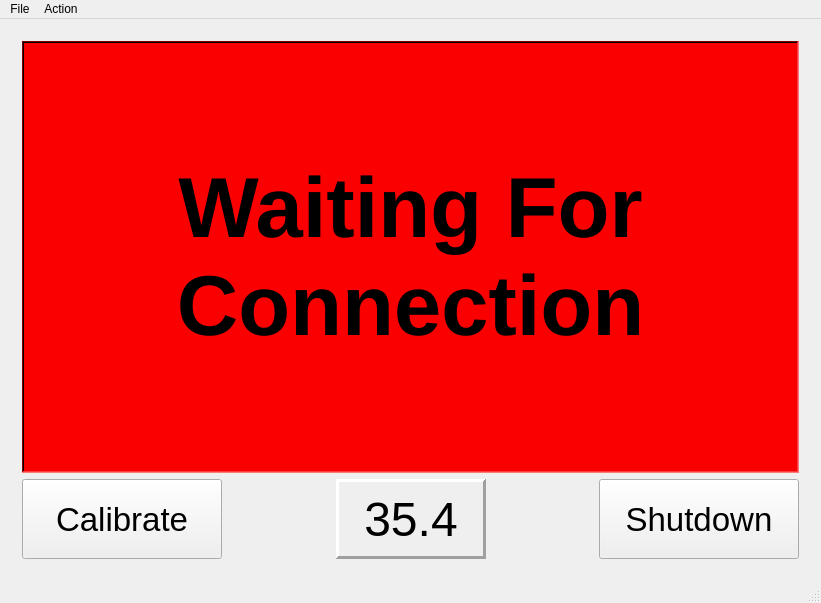
<?xml version="1.0" encoding="UTF-8"?>
<ui version="4.0">
 <class>MainWindow</class>
 <widget class="QMainWindow" name="MainWindow">
  <property name="geometry">
   <rect>
    <x>0</x>
    <y>0</y>
    <width>821</width>
    <height>603</height>
   </rect>
  </property>
  <property name="windowTitle">
   <string>MainWindow</string>
  </property>
  <widget class="QWidget" name="centralWidget">
   <layout class="QVBoxLayout" name="verticalLayout">
    <item>
     <widget class="QStackedWidget" name="widgetStack">
      <property name="currentIndex">
       <number>0</number>
      </property>
      <widget class="QWidget" name="connectPage">
       <layout class="QVBoxLayout" name="verticalLayout_2" stretch="1,0">
        <item>
         <widget class="QLabel" name="connectLbl">
          <property name="palette">
           <palette>
            <active>
             <colorrole role="WindowText">
              <brush brushstyle="SolidPattern">
               <color alpha="255">
                <red>0</red>
                <green>0</green>
                <blue>0</blue>
               </color>
              </brush>
             </colorrole>
             <colorrole role="Button">
              <brush brushstyle="SolidPattern">
               <color alpha="255">
                <red>250</red>
                <green>0</green>
                <blue>0</blue>
               </color>
              </brush>
             </colorrole>
             <colorrole role="Light">
              <brush brushstyle="SolidPattern">
               <color alpha="255">
                <red>255</red>
                <green>120</green>
                <blue>120</blue>
               </color>
              </brush>
             </colorrole>
             <colorrole role="Midlight">
              <brush brushstyle="SolidPattern">
               <color alpha="255">
                <red>252</red>
                <green>60</green>
                <blue>60</blue>
               </color>
              </brush>
             </colorrole>
             <colorrole role="Dark">
              <brush brushstyle="SolidPattern">
               <color alpha="255">
                <red>125</red>
                <green>0</green>
                <blue>0</blue>
               </color>
              </brush>
             </colorrole>
             <colorrole role="Mid">
              <brush brushstyle="SolidPattern">
               <color alpha="255">
                <red>167</red>
                <green>0</green>
                <blue>0</blue>
               </color>
              </brush>
             </colorrole>
             <colorrole role="Text">
              <brush brushstyle="SolidPattern">
               <color alpha="255">
                <red>0</red>
                <green>0</green>
                <blue>0</blue>
               </color>
              </brush>
             </colorrole>
             <colorrole role="BrightText">
              <brush brushstyle="SolidPattern">
               <color alpha="255">
                <red>255</red>
                <green>255</green>
                <blue>255</blue>
               </color>
              </brush>
             </colorrole>
             <colorrole role="ButtonText">
              <brush brushstyle="SolidPattern">
               <color alpha="255">
                <red>0</red>
                <green>0</green>
                <blue>0</blue>
               </color>
              </brush>
             </colorrole>
             <colorrole role="Base">
              <brush brushstyle="SolidPattern">
               <color alpha="255">
                <red>255</red>
                <green>255</green>
                <blue>255</blue>
               </color>
              </brush>
             </colorrole>
             <colorrole role="Window">
              <brush brushstyle="SolidPattern">
               <color alpha="255">
                <red>250</red>
                <green>0</green>
                <blue>0</blue>
               </color>
              </brush>
             </colorrole>
             <colorrole role="Shadow">
              <brush brushstyle="SolidPattern">
               <color alpha="255">
                <red>0</red>
                <green>0</green>
                <blue>0</blue>
               </color>
              </brush>
             </colorrole>
             <colorrole role="AlternateBase">
              <brush brushstyle="SolidPattern">
               <color alpha="255">
                <red>252</red>
                <green>127</green>
                <blue>127</blue>
               </color>
              </brush>
             </colorrole>
             <colorrole role="ToolTipBase">
              <brush brushstyle="SolidPattern">
               <color alpha="255">
                <red>255</red>
                <green>255</green>
                <blue>220</blue>
               </color>
              </brush>
             </colorrole>
             <colorrole role="ToolTipText">
              <brush brushstyle="SolidPattern">
               <color alpha="255">
                <red>0</red>
                <green>0</green>
                <blue>0</blue>
               </color>
              </brush>
             </colorrole>
            </active>
            <inactive>
             <colorrole role="WindowText">
              <brush brushstyle="SolidPattern">
               <color alpha="255">
                <red>0</red>
                <green>0</green>
                <blue>0</blue>
               </color>
              </brush>
             </colorrole>
             <colorrole role="Button">
              <brush brushstyle="SolidPattern">
               <color alpha="255">
                <red>250</red>
                <green>0</green>
                <blue>0</blue>
               </color>
              </brush>
             </colorrole>
             <colorrole role="Light">
              <brush brushstyle="SolidPattern">
               <color alpha="255">
                <red>255</red>
                <green>120</green>
                <blue>120</blue>
               </color>
              </brush>
             </colorrole>
             <colorrole role="Midlight">
              <brush brushstyle="SolidPattern">
               <color alpha="255">
                <red>252</red>
                <green>60</green>
                <blue>60</blue>
               </color>
              </brush>
             </colorrole>
             <colorrole role="Dark">
              <brush brushstyle="SolidPattern">
               <color alpha="255">
                <red>125</red>
                <green>0</green>
                <blue>0</blue>
               </color>
              </brush>
             </colorrole>
             <colorrole role="Mid">
              <brush brushstyle="SolidPattern">
               <color alpha="255">
                <red>167</red>
                <green>0</green>
                <blue>0</blue>
               </color>
              </brush>
             </colorrole>
             <colorrole role="Text">
              <brush brushstyle="SolidPattern">
               <color alpha="255">
                <red>0</red>
                <green>0</green>
                <blue>0</blue>
               </color>
              </brush>
             </colorrole>
             <colorrole role="BrightText">
              <brush brushstyle="SolidPattern">
               <color alpha="255">
                <red>255</red>
                <green>255</green>
                <blue>255</blue>
               </color>
              </brush>
             </colorrole>
             <colorrole role="ButtonText">
              <brush brushstyle="SolidPattern">
               <color alpha="255">
                <red>0</red>
                <green>0</green>
                <blue>0</blue>
               </color>
              </brush>
             </colorrole>
             <colorrole role="Base">
              <brush brushstyle="SolidPattern">
               <color alpha="255">
                <red>255</red>
                <green>255</green>
                <blue>255</blue>
               </color>
              </brush>
             </colorrole>
             <colorrole role="Window">
              <brush brushstyle="SolidPattern">
               <color alpha="255">
                <red>250</red>
                <green>0</green>
                <blue>0</blue>
               </color>
              </brush>
             </colorrole>
             <colorrole role="Shadow">
              <brush brushstyle="SolidPattern">
               <color alpha="255">
                <red>0</red>
                <green>0</green>
                <blue>0</blue>
               </color>
              </brush>
             </colorrole>
             <colorrole role="AlternateBase">
              <brush brushstyle="SolidPattern">
               <color alpha="255">
                <red>252</red>
                <green>127</green>
                <blue>127</blue>
               </color>
              </brush>
             </colorrole>
             <colorrole role="ToolTipBase">
              <brush brushstyle="SolidPattern">
               <color alpha="255">
                <red>255</red>
                <green>255</green>
                <blue>220</blue>
               </color>
              </brush>
             </colorrole>
             <colorrole role="ToolTipText">
              <brush brushstyle="SolidPattern">
               <color alpha="255">
                <red>0</red>
                <green>0</green>
                <blue>0</blue>
               </color>
              </brush>
             </colorrole>
            </inactive>
            <disabled>
             <colorrole role="WindowText">
              <brush brushstyle="SolidPattern">
               <color alpha="255">
                <red>125</red>
                <green>0</green>
                <blue>0</blue>
               </color>
              </brush>
             </colorrole>
             <colorrole role="Button">
              <brush brushstyle="SolidPattern">
               <color alpha="255">
                <red>250</red>
                <green>0</green>
                <blue>0</blue>
               </color>
              </brush>
             </colorrole>
             <colorrole role="Light">
              <brush brushstyle="SolidPattern">
               <color alpha="255">
                <red>255</red>
                <green>120</green>
                <blue>120</blue>
               </color>
              </brush>
             </colorrole>
             <colorrole role="Midlight">
              <brush brushstyle="SolidPattern">
               <color alpha="255">
                <red>252</red>
                <green>60</green>
                <blue>60</blue>
               </color>
              </brush>
             </colorrole>
             <colorrole role="Dark">
              <brush brushstyle="SolidPattern">
               <color alpha="255">
                <red>125</red>
                <green>0</green>
                <blue>0</blue>
               </color>
              </brush>
             </colorrole>
             <colorrole role="Mid">
              <brush brushstyle="SolidPattern">
               <color alpha="255">
                <red>167</red>
                <green>0</green>
                <blue>0</blue>
               </color>
              </brush>
             </colorrole>
             <colorrole role="Text">
              <brush brushstyle="SolidPattern">
               <color alpha="255">
                <red>125</red>
                <green>0</green>
                <blue>0</blue>
               </color>
              </brush>
             </colorrole>
             <colorrole role="BrightText">
              <brush brushstyle="SolidPattern">
               <color alpha="255">
                <red>255</red>
                <green>255</green>
                <blue>255</blue>
               </color>
              </brush>
             </colorrole>
             <colorrole role="ButtonText">
              <brush brushstyle="SolidPattern">
               <color alpha="255">
                <red>125</red>
                <green>0</green>
                <blue>0</blue>
               </color>
              </brush>
             </colorrole>
             <colorrole role="Base">
              <brush brushstyle="SolidPattern">
               <color alpha="255">
                <red>250</red>
                <green>0</green>
                <blue>0</blue>
               </color>
              </brush>
             </colorrole>
             <colorrole role="Window">
              <brush brushstyle="SolidPattern">
               <color alpha="255">
                <red>250</red>
                <green>0</green>
                <blue>0</blue>
               </color>
              </brush>
             </colorrole>
             <colorrole role="Shadow">
              <brush brushstyle="SolidPattern">
               <color alpha="255">
                <red>0</red>
                <green>0</green>
                <blue>0</blue>
               </color>
              </brush>
             </colorrole>
             <colorrole role="AlternateBase">
              <brush brushstyle="SolidPattern">
               <color alpha="255">
                <red>250</red>
                <green>0</green>
                <blue>0</blue>
               </color>
              </brush>
             </colorrole>
             <colorrole role="ToolTipBase">
              <brush brushstyle="SolidPattern">
               <color alpha="255">
                <red>255</red>
                <green>255</green>
                <blue>220</blue>
               </color>
              </brush>
             </colorrole>
             <colorrole role="ToolTipText">
              <brush brushstyle="SolidPattern">
               <color alpha="255">
                <red>0</red>
                <green>0</green>
                <blue>0</blue>
               </color>
              </brush>
             </colorrole>
            </disabled>
           </palette>
          </property>
          <property name="font">
           <font>
            <pointsize>64</pointsize>
            <weight>75</weight>
            <bold>true</bold>
           </font>
          </property>
          <property name="autoFillBackground">
           <bool>true</bool>
          </property>
          <property name="frameShape">
           <enum>QFrame::WinPanel</enum>
          </property>
          <property name="frameShadow">
           <enum>QFrame::Sunken</enum>
          </property>
          <property name="text">
           <string>Waiting For 
Connection</string>
          </property>
          <property name="alignment">
           <set>Qt::AlignCenter</set>
          </property>
         </widget>
        </item>
        <item>
         <layout class="QHBoxLayout" name="horizontalLayout">
          <item>
           <widget class="QPushButton" name="calibrateBtn_1">
            <property name="sizePolicy">
             <sizepolicy hsizetype="Fixed" vsizetype="Fixed">
              <horstretch>0</horstretch>
              <verstretch>0</verstretch>
             </sizepolicy>
            </property>
            <property name="minimumSize">
             <size>
              <width>200</width>
              <height>80</height>
             </size>
            </property>
            <property name="font">
             <font>
              <pointsize>25</pointsize>
             </font>
            </property>
            <property name="text">
             <string>Calibrate</string>
            </property>
           </widget>
          </item>
          <item>
           <spacer name="horizontalSpacer">
            <property name="orientation">
             <enum>Qt::Horizontal</enum>
            </property>
            <property name="sizeHint" stdset="0">
             <size>
              <width>40</width>
              <height>20</height>
             </size>
            </property>
           </spacer>
          </item>
          <item>
           <widget class="QLabel" name="weighLbl_1">
            <property name="sizePolicy">
             <sizepolicy hsizetype="Fixed" vsizetype="Preferred">
              <horstretch>0</horstretch>
              <verstretch>0</verstretch>
             </sizepolicy>
            </property>
            <property name="minimumSize">
             <size>
              <width>150</width>
              <height>0</height>
             </size>
            </property>
            <property name="font">
             <font>
              <pointsize>36</pointsize>
             </font>
            </property>
            <property name="frameShape">
             <enum>QFrame::Panel</enum>
            </property>
            <property name="frameShadow">
             <enum>QFrame::Raised</enum>
            </property>
            <property name="lineWidth">
             <number>3</number>
            </property>
            <property name="text">
             <string>35.4</string>
            </property>
            <property name="alignment">
             <set>Qt::AlignCenter</set>
            </property>
           </widget>
          </item>
          <item>
           <spacer name="horizontalSpacer_4">
            <property name="orientation">
             <enum>Qt::Horizontal</enum>
            </property>
            <property name="sizeHint" stdset="0">
             <size>
              <width>40</width>
              <height>20</height>
             </size>
            </property>
           </spacer>
          </item>
          <item>
           <widget class="QPushButton" name="shutdownBtn_1">
            <property name="sizePolicy">
             <sizepolicy hsizetype="Fixed" vsizetype="Fixed">
              <horstretch>0</horstretch>
              <verstretch>0</verstretch>
             </sizepolicy>
            </property>
            <property name="minimumSize">
             <size>
              <width>200</width>
              <height>80</height>
             </size>
            </property>
            <property name="font">
             <font>
              <pointsize>25</pointsize>
             </font>
            </property>
            <property name="text">
             <string>Shutdown</string>
            </property>
           </widget>
          </item>
         </layout>
        </item>
       </layout>
      </widget>
      <widget class="QWidget" name="namesPage">
       <layout class="QVBoxLayout" name="verticalLayout_3">
        <item>
         <widget class="QListWidget" name="nameList">
          <property name="palette">
           <palette>
            <active>
             <colorrole role="WindowText">
              <brush brushstyle="SolidPattern">
               <color alpha="255">
                <red>0</red>
                <green>0</green>
                <blue>0</blue>
               </color>
              </brush>
             </colorrole>
             <colorrole role="Button">
              <brush brushstyle="SolidPattern">
               <color alpha="255">
                <red>235</red>
                <green>235</green>
                <blue>237</blue>
               </color>
              </brush>
             </colorrole>
             <colorrole role="Light">
              <brush brushstyle="SolidPattern">
               <color alpha="255">
                <red>255</red>
                <green>255</green>
                <blue>255</blue>
               </color>
              </brush>
             </colorrole>
             <colorrole role="Midlight">
              <brush brushstyle="SolidPattern">
               <color alpha="255">
                <red>245</red>
                <green>245</green>
                <blue>246</blue>
               </color>
              </brush>
             </colorrole>
             <colorrole role="Dark">
              <brush brushstyle="SolidPattern">
               <color alpha="255">
                <red>117</red>
                <green>117</green>
                <blue>118</blue>
               </color>
              </brush>
             </colorrole>
             <colorrole role="Mid">
              <brush brushstyle="SolidPattern">
               <color alpha="255">
                <red>157</red>
                <green>157</green>
                <blue>158</blue>
               </color>
              </brush>
             </colorrole>
             <colorrole role="Text">
              <brush brushstyle="SolidPattern">
               <color alpha="255">
                <red>0</red>
                <green>0</green>
                <blue>0</blue>
               </color>
              </brush>
             </colorrole>
             <colorrole role="BrightText">
              <brush brushstyle="SolidPattern">
               <color alpha="255">
                <red>255</red>
                <green>255</green>
                <blue>255</blue>
               </color>
              </brush>
             </colorrole>
             <colorrole role="ButtonText">
              <brush brushstyle="SolidPattern">
               <color alpha="255">
                <red>0</red>
                <green>0</green>
                <blue>0</blue>
               </color>
              </brush>
             </colorrole>
             <colorrole role="Base">
              <brush brushstyle="SolidPattern">
               <color alpha="255">
                <red>255</red>
                <green>255</green>
                <blue>255</blue>
               </color>
              </brush>
             </colorrole>
             <colorrole role="Window">
              <brush brushstyle="SolidPattern">
               <color alpha="255">
                <red>235</red>
                <green>235</green>
                <blue>237</blue>
               </color>
              </brush>
             </colorrole>
             <colorrole role="Shadow">
              <brush brushstyle="SolidPattern">
               <color alpha="255">
                <red>0</red>
                <green>0</green>
                <blue>0</blue>
               </color>
              </brush>
             </colorrole>
             <colorrole role="AlternateBase">
              <brush brushstyle="SolidPattern">
               <color alpha="255">
                <red>245</red>
                <green>245</green>
                <blue>246</blue>
               </color>
              </brush>
             </colorrole>
             <colorrole role="ToolTipBase">
              <brush brushstyle="SolidPattern">
               <color alpha="255">
                <red>255</red>
                <green>255</green>
                <blue>220</blue>
               </color>
              </brush>
             </colorrole>
             <colorrole role="ToolTipText">
              <brush brushstyle="SolidPattern">
               <color alpha="255">
                <red>0</red>
                <green>0</green>
                <blue>0</blue>
               </color>
              </brush>
             </colorrole>
            </active>
            <inactive>
             <colorrole role="WindowText">
              <brush brushstyle="SolidPattern">
               <color alpha="255">
                <red>0</red>
                <green>0</green>
                <blue>0</blue>
               </color>
              </brush>
             </colorrole>
             <colorrole role="Button">
              <brush brushstyle="SolidPattern">
               <color alpha="255">
                <red>235</red>
                <green>235</green>
                <blue>237</blue>
               </color>
              </brush>
             </colorrole>
             <colorrole role="Light">
              <brush brushstyle="SolidPattern">
               <color alpha="255">
                <red>255</red>
                <green>255</green>
                <blue>255</blue>
               </color>
              </brush>
             </colorrole>
             <colorrole role="Midlight">
              <brush brushstyle="SolidPattern">
               <color alpha="255">
                <red>245</red>
                <green>245</green>
                <blue>246</blue>
               </color>
              </brush>
             </colorrole>
             <colorrole role="Dark">
              <brush brushstyle="SolidPattern">
               <color alpha="255">
                <red>117</red>
                <green>117</green>
                <blue>118</blue>
               </color>
              </brush>
             </colorrole>
             <colorrole role="Mid">
              <brush brushstyle="SolidPattern">
               <color alpha="255">
                <red>157</red>
                <green>157</green>
                <blue>158</blue>
               </color>
              </brush>
             </colorrole>
             <colorrole role="Text">
              <brush brushstyle="SolidPattern">
               <color alpha="255">
                <red>0</red>
                <green>0</green>
                <blue>0</blue>
               </color>
              </brush>
             </colorrole>
             <colorrole role="BrightText">
              <brush brushstyle="SolidPattern">
               <color alpha="255">
                <red>255</red>
                <green>255</green>
                <blue>255</blue>
               </color>
              </brush>
             </colorrole>
             <colorrole role="ButtonText">
              <brush brushstyle="SolidPattern">
               <color alpha="255">
                <red>0</red>
                <green>0</green>
                <blue>0</blue>
               </color>
              </brush>
             </colorrole>
             <colorrole role="Base">
              <brush brushstyle="SolidPattern">
               <color alpha="255">
                <red>255</red>
                <green>255</green>
                <blue>255</blue>
               </color>
              </brush>
             </colorrole>
             <colorrole role="Window">
              <brush brushstyle="SolidPattern">
               <color alpha="255">
                <red>235</red>
                <green>235</green>
                <blue>237</blue>
               </color>
              </brush>
             </colorrole>
             <colorrole role="Shadow">
              <brush brushstyle="SolidPattern">
               <color alpha="255">
                <red>0</red>
                <green>0</green>
                <blue>0</blue>
               </color>
              </brush>
             </colorrole>
             <colorrole role="AlternateBase">
              <brush brushstyle="SolidPattern">
               <color alpha="255">
                <red>245</red>
                <green>245</green>
                <blue>246</blue>
               </color>
              </brush>
             </colorrole>
             <colorrole role="ToolTipBase">
              <brush brushstyle="SolidPattern">
               <color alpha="255">
                <red>255</red>
                <green>255</green>
                <blue>220</blue>
               </color>
              </brush>
             </colorrole>
             <colorrole role="ToolTipText">
              <brush brushstyle="SolidPattern">
               <color alpha="255">
                <red>0</red>
                <green>0</green>
                <blue>0</blue>
               </color>
              </brush>
             </colorrole>
            </inactive>
            <disabled>
             <colorrole role="WindowText">
              <brush brushstyle="SolidPattern">
               <color alpha="255">
                <red>117</red>
                <green>117</green>
                <blue>118</blue>
               </color>
              </brush>
             </colorrole>
             <colorrole role="Button">
              <brush brushstyle="SolidPattern">
               <color alpha="255">
                <red>235</red>
                <green>235</green>
                <blue>237</blue>
               </color>
              </brush>
             </colorrole>
             <colorrole role="Light">
              <brush brushstyle="SolidPattern">
               <color alpha="255">
                <red>255</red>
                <green>255</green>
                <blue>255</blue>
               </color>
              </brush>
             </colorrole>
             <colorrole role="Midlight">
              <brush brushstyle="SolidPattern">
               <color alpha="255">
                <red>245</red>
                <green>245</green>
                <blue>246</blue>
               </color>
              </brush>
             </colorrole>
             <colorrole role="Dark">
              <brush brushstyle="SolidPattern">
               <color alpha="255">
                <red>117</red>
                <green>117</green>
                <blue>118</blue>
               </color>
              </brush>
             </colorrole>
             <colorrole role="Mid">
              <brush brushstyle="SolidPattern">
               <color alpha="255">
                <red>157</red>
                <green>157</green>
                <blue>158</blue>
               </color>
              </brush>
             </colorrole>
             <colorrole role="Text">
              <brush brushstyle="SolidPattern">
               <color alpha="255">
                <red>117</red>
                <green>117</green>
                <blue>118</blue>
               </color>
              </brush>
             </colorrole>
             <colorrole role="BrightText">
              <brush brushstyle="SolidPattern">
               <color alpha="255">
                <red>255</red>
                <green>255</green>
                <blue>255</blue>
               </color>
              </brush>
             </colorrole>
             <colorrole role="ButtonText">
              <brush brushstyle="SolidPattern">
               <color alpha="255">
                <red>117</red>
                <green>117</green>
                <blue>118</blue>
               </color>
              </brush>
             </colorrole>
             <colorrole role="Base">
              <brush brushstyle="SolidPattern">
               <color alpha="255">
                <red>235</red>
                <green>235</green>
                <blue>237</blue>
               </color>
              </brush>
             </colorrole>
             <colorrole role="Window">
              <brush brushstyle="SolidPattern">
               <color alpha="255">
                <red>235</red>
                <green>235</green>
                <blue>237</blue>
               </color>
              </brush>
             </colorrole>
             <colorrole role="Shadow">
              <brush brushstyle="SolidPattern">
               <color alpha="255">
                <red>0</red>
                <green>0</green>
                <blue>0</blue>
               </color>
              </brush>
             </colorrole>
             <colorrole role="AlternateBase">
              <brush brushstyle="SolidPattern">
               <color alpha="255">
                <red>235</red>
                <green>235</green>
                <blue>237</blue>
               </color>
              </brush>
             </colorrole>
             <colorrole role="ToolTipBase">
              <brush brushstyle="SolidPattern">
               <color alpha="255">
                <red>255</red>
                <green>255</green>
                <blue>220</blue>
               </color>
              </brush>
             </colorrole>
             <colorrole role="ToolTipText">
              <brush brushstyle="SolidPattern">
               <color alpha="255">
                <red>0</red>
                <green>0</green>
                <blue>0</blue>
               </color>
              </brush>
             </colorrole>
            </disabled>
           </palette>
          </property>
          <property name="font">
           <font>
            <pointsize>48</pointsize>
           </font>
          </property>
          <property name="alternatingRowColors">
           <bool>true</bool>
          </property>
          <property name="sortingEnabled">
           <bool>true</bool>
          </property>
         </widget>
        </item>
        <item>
         <layout class="QHBoxLayout" name="horizontalLayout_2">
          <item>
           <widget class="QPushButton" name="calibrateBtn_2">
            <property name="sizePolicy">
             <sizepolicy hsizetype="Fixed" vsizetype="Fixed">
              <horstretch>0</horstretch>
              <verstretch>0</verstretch>
             </sizepolicy>
            </property>
            <property name="minimumSize">
             <size>
              <width>200</width>
              <height>80</height>
             </size>
            </property>
            <property name="font">
             <font>
              <pointsize>25</pointsize>
             </font>
            </property>
            <property name="text">
             <string>Calibrate</string>
            </property>
           </widget>
          </item>
          <item>
           <spacer name="horizontalSpacer_2">
            <property name="orientation">
             <enum>Qt::Horizontal</enum>
            </property>
            <property name="sizeHint" stdset="0">
             <size>
              <width>40</width>
              <height>20</height>
             </size>
            </property>
           </spacer>
          </item>
          <item>
           <widget class="QLabel" name="weighLbl_2">
            <property name="sizePolicy">
             <sizepolicy hsizetype="Fixed" vsizetype="Preferred">
              <horstretch>0</horstretch>
              <verstretch>0</verstretch>
             </sizepolicy>
            </property>
            <property name="minimumSize">
             <size>
              <width>150</width>
              <height>0</height>
             </size>
            </property>
            <property name="font">
             <font>
              <pointsize>36</pointsize>
             </font>
            </property>
            <property name="frameShape">
             <enum>QFrame::Panel</enum>
            </property>
            <property name="frameShadow">
             <enum>QFrame::Raised</enum>
            </property>
            <property name="lineWidth">
             <number>3</number>
            </property>
            <property name="text">
             <string>35.4</string>
            </property>
            <property name="alignment">
             <set>Qt::AlignCenter</set>
            </property>
           </widget>
          </item>
          <item>
           <spacer name="horizontalSpacer_3">
            <property name="orientation">
             <enum>Qt::Horizontal</enum>
            </property>
            <property name="sizeHint" stdset="0">
             <size>
              <width>40</width>
              <height>20</height>
             </size>
            </property>
           </spacer>
          </item>
          <item>
           <widget class="QPushButton" name="shutdownBtn_2">
            <property name="sizePolicy">
             <sizepolicy hsizetype="Fixed" vsizetype="Fixed">
              <horstretch>0</horstretch>
              <verstretch>0</verstretch>
             </sizepolicy>
            </property>
            <property name="minimumSize">
             <size>
              <width>200</width>
              <height>80</height>
             </size>
            </property>
            <property name="font">
             <font>
              <pointsize>25</pointsize>
             </font>
            </property>
            <property name="text">
             <string>Shutdown</string>
            </property>
           </widget>
          </item>
         </layout>
        </item>
       </layout>
      </widget>
      <widget class="QWidget" name="weighPage">
       <widget class="QLabel" name="nameLbl">
        <property name="geometry">
         <rect>
          <x>-5</x>
          <y>9</y>
          <width>811</width>
          <height>71</height>
         </rect>
        </property>
        <property name="font">
         <font>
          <pointsize>40</pointsize>
          <weight>75</weight>
          <bold>true</bold>
         </font>
        </property>
        <property name="frameShape">
         <enum>QFrame::WinPanel</enum>
        </property>
        <property name="frameShadow">
         <enum>QFrame::Sunken</enum>
        </property>
        <property name="lineWidth">
         <number>2</number>
        </property>
        <property name="text">
         <string>Cote, Steven</string>
        </property>
        <property name="alignment">
         <set>Qt::AlignCenter</set>
        </property>
       </widget>
       <widget class="QPushButton" name="weighBtn">
        <property name="geometry">
         <rect>
          <x>10</x>
          <y>100</y>
          <width>501</width>
          <height>301</height>
         </rect>
        </property>
        <property name="font">
         <font>
          <pointsize>80</pointsize>
         </font>
        </property>
        <property name="text">
         <string>WEIGH</string>
        </property>
       </widget>
       <widget class="QGroupBox" name="groupBox">
        <property name="geometry">
         <rect>
          <x>10</x>
          <y>430</y>
          <width>331</width>
          <height>81</height>
         </rect>
        </property>
        <property name="title">
         <string>TARE</string>
        </property>
        <property name="flat">
         <bool>false</bool>
        </property>
        <widget class="QRadioButton" name="basketBtn">
         <property name="geometry">
          <rect>
           <x>30</x>
           <y>30</y>
           <width>121</width>
           <height>22</height>
          </rect>
         </property>
         <property name="font">
          <font>
           <pointsize>21</pointsize>
          </font>
         </property>
         <property name="text">
          <string>BASKET</string>
         </property>
         <property name="checked">
          <bool>true</bool>
         </property>
        </widget>
        <widget class="QRadioButton" name="noBasketBtn">
         <property name="geometry">
          <rect>
           <x>160</x>
           <y>30</y>
           <width>181</width>
           <height>22</height>
          </rect>
         </property>
         <property name="font">
          <font>
           <pointsize>21</pointsize>
          </font>
         </property>
         <property name="text">
          <string>NO BASKET</string>
         </property>
        </widget>
       </widget>
       <widget class="QPushButton" name="clearLastBtn">
        <property name="geometry">
         <rect>
          <x>565</x>
          <y>100</y>
          <width>211</width>
          <height>90</height>
         </rect>
        </property>
        <property name="font">
         <font>
          <pointsize>25</pointsize>
         </font>
        </property>
        <property name="text">
         <string>Clear Last</string>
        </property>
       </widget>
       <widget class="QPushButton" name="doneBtn">
        <property name="geometry">
         <rect>
          <x>565</x>
          <y>430</y>
          <width>211</width>
          <height>90</height>
         </rect>
        </property>
        <property name="font">
         <font>
          <pointsize>25</pointsize>
         </font>
        </property>
        <property name="text">
         <string>Done</string>
        </property>
       </widget>
       <widget class="QListWidget" name="weightList">
        <property name="geometry">
         <rect>
          <x>565</x>
          <y>210</y>
          <width>211</width>
          <height>192</height>
         </rect>
        </property>
        <property name="font">
         <font>
          <pointsize>25</pointsize>
          <weight>75</weight>
          <bold>true</bold>
         </font>
        </property>
        <property name="editTriggers">
         <set>QAbstractItemView::NoEditTriggers</set>
        </property>
        <property name="showDropIndicator" stdset="0">
         <bool>false</bool>
        </property>
        <property name="alternatingRowColors">
         <bool>true</bool>
        </property>
        <item>
         <property name="text">
          <string>10.2</string>
         </property>
        </item>
        <item>
         <property name="text">
          <string>13.7</string>
         </property>
        </item>
       </widget>
       <widget class="QLabel" name="weighLbl_3">
        <property name="geometry">
         <rect>
          <x>360</x>
          <y>440</y>
          <width>150</width>
          <height>80</height>
         </rect>
        </property>
        <property name="sizePolicy">
         <sizepolicy hsizetype="Fixed" vsizetype="Preferred">
          <horstretch>0</horstretch>
          <verstretch>0</verstretch>
         </sizepolicy>
        </property>
        <property name="minimumSize">
         <size>
          <width>150</width>
          <height>0</height>
         </size>
        </property>
        <property name="font">
         <font>
          <pointsize>36</pointsize>
         </font>
        </property>
        <property name="frameShape">
         <enum>QFrame::Panel</enum>
        </property>
        <property name="frameShadow">
         <enum>QFrame::Raised</enum>
        </property>
        <property name="lineWidth">
         <number>3</number>
        </property>
        <property name="text">
         <string>35.4</string>
        </property>
        <property name="alignment">
         <set>Qt::AlignCenter</set>
        </property>
       </widget>
      </widget>
      <widget class="QWidget" name="calibratePage">
       <widget class="QLabel" name="calibrateLbl">
        <property name="geometry">
         <rect>
          <x>40</x>
          <y>10</y>
          <width>721</width>
          <height>171</height>
         </rect>
        </property>
        <property name="font">
         <font>
          <pointsize>33</pointsize>
         </font>
        </property>
        <property name="frameShape">
         <enum>QFrame::WinPanel</enum>
        </property>
        <property name="frameShadow">
         <enum>QFrame::Sunken</enum>
        </property>
        <property name="text">
         <string>Nothing on scale, 
click CONTINUE</string>
        </property>
        <property name="alignment">
         <set>Qt::AlignCenter</set>
        </property>
       </widget>
       <widget class="QPushButton" name="continueBtn">
        <property name="geometry">
         <rect>
          <x>70</x>
          <y>200</y>
          <width>651</width>
          <height>241</height>
         </rect>
        </property>
        <property name="font">
         <font>
          <pointsize>86</pointsize>
         </font>
        </property>
        <property name="text">
         <string>CONTINUE</string>
        </property>
       </widget>
       <widget class="QPushButton" name="cancelCalibrateBtn">
        <property name="geometry">
         <rect>
          <x>580</x>
          <y>460</y>
          <width>191</width>
          <height>71</height>
         </rect>
        </property>
        <property name="font">
         <font>
          <pointsize>25</pointsize>
         </font>
        </property>
        <property name="text">
         <string>Cancel</string>
        </property>
       </widget>
      </widget>
     </widget>
    </item>
   </layout>
  </widget>
  <widget class="QMenuBar" name="menuBar">
   <property name="geometry">
    <rect>
     <x>0</x>
     <y>0</y>
     <width>821</width>
     <height>21</height>
    </rect>
   </property>
   <widget class="QMenu" name="menuFile">
    <property name="title">
     <string>File</string>
    </property>
    <addaction name="actionExit"/>
   </widget>
   <widget class="QMenu" name="menuAction">
    <property name="title">
     <string>Action</string>
    </property>
    <addaction name="actionConnect"/>
    <addaction name="actionDisconnect"/>
    <addaction name="separator"/>
    <addaction name="actionAdd_name"/>
   </widget>
   <addaction name="menuFile"/>
   <addaction name="menuAction"/>
  </widget>
  <widget class="QStatusBar" name="statusBar"/>
  <action name="actionExit">
   <property name="text">
    <string>Exit</string>
   </property>
  </action>
  <action name="actionConnect">
   <property name="text">
    <string>Connect</string>
   </property>
  </action>
  <action name="actionDisconnect">
   <property name="text">
    <string>Disconnect</string>
   </property>
  </action>
  <action name="actionAdd_name">
   <property name="text">
    <string>Add name</string>
   </property>
  </action>
 </widget>
 <layoutdefault spacing="6" margin="11"/>
 <resources/>
 <connections/>
</ui>
